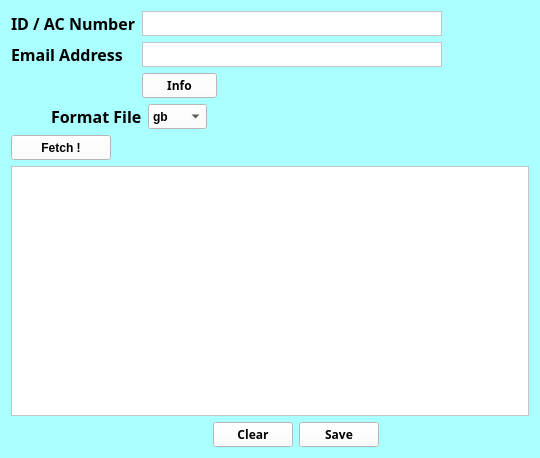
      <widget class="QWidget" name="entreznucleotide">
       <property name="styleSheet">
        <string notr="true">background-color: rgb(170, 255, 255);</string>
       </property>
       <attribute name="title">
        <string>Entrez Nucleotide</string>
       </attribute>
       <layout class="QFormLayout" name="formLayout_2">
        <item row="0" column="0" colspan="2">
         <layout class="QFormLayout" name="formLayout">
          <item row="0" column="0">
           <widget class="QLabel" name="label_id">
            <property name="font">
             <font>
              <family>Century Gothic</family>
              <pointsize>12</pointsize>
              <weight>75</weight>
              <bold>true</bold>
             </font>
            </property>
            <property name="text">
             <string>ID / AC Number</string>
            </property>
           </widget>
          </item>
          <item row="0" column="1">
           <widget class="QTextEdit" name="entrez_id">
            <property name="maximumSize">
             <size>
              <width>300</width>
              <height>25</height>
             </size>
            </property>
            <property name="styleSheet">
             <string notr="true">background-color: rgb(255, 255, 255);</string>
            </property>
           </widget>
          </item>
          <item row="1" column="0">
           <widget class="QLabel" name="label_email">
            <property name="font">
             <font>
              <family>Century Gothic</family>
              <pointsize>12</pointsize>
              <weight>75</weight>
              <bold>true</bold>
             </font>
            </property>
            <property name="text">
             <string>Email Address</string>
            </property>
           </widget>
          </item>
          <item row="1" column="1">
           <widget class="QTextEdit" name="entrez_email">
            <property name="maximumSize">
             <size>
              <width>300</width>
              <height>25</height>
             </size>
            </property>
            <property name="styleSheet">
             <string notr="true">background-color: rgb(255, 255, 255);</string>
            </property>
           </widget>
          </item>
          <item row="2" column="1">
           <widget class="QPushButton" name="entrez_info_2">
            <property name="maximumSize">
             <size>
              <width>75</width>
              <height>16777215</height>
             </size>
            </property>
            <property name="font">
             <font>
              <family>Century Gothic</family>
              <weight>75</weight>
              <bold>true</bold>
             </font>
            </property>
            <property name="styleSheet">
             <string notr="true">background-color: rgb(255, 255, 255);</string>
            </property>
            <property name="text">
             <string>Info</string>
            </property>
           </widget>
          </item>
         </layout>
        </item>
        <item row="2" column="0">
         <layout class="QHBoxLayout" name="horizontalLayout_4">
          <property name="leftMargin">
           <number>40</number>
          </property>
          <item>
           <widget class="QLabel" name="label_type">
            <property name="font">
             <font>
              <family>Century Gothic</family>
              <pointsize>12</pointsize>
              <weight>75</weight>
              <bold>true</bold>
             </font>
            </property>
            <property name="text">
             <string>Format File</string>
            </property>
           </widget>
          </item>
          <item>
           <widget class="QComboBox" name="spinner">
            <property name="sizePolicy">
             <sizepolicy hsizetype="Preferred" vsizetype="Fixed">
              <horstretch>0</horstretch>
              <verstretch>0</verstretch>
             </sizepolicy>
            </property>
            <property name="minimumSize">
             <size>
              <width>0</width>
              <height>25</height>
             </size>
            </property>
            <property name="font">
             <font>
              <weight>75</weight>
              <bold>true</bold>
             </font>
            </property>
            <property name="styleSheet">
             <string notr="true">background-color: rgb(255, 255, 255);</string>
            </property>
            <item>
             <property name="text">
              <string>gb</string>
             </property>
            </item>
            <item>
             <property name="text">
              <string>fasta</string>
             </property>
            </item>
           </widget>
          </item>
         </layout>
        </item>
        <item row="3" column="0">
         <widget class="QPushButton" name="entrez_fetch">
          <property name="enabled">
           <bool>true</bool>
          </property>
          <property name="sizePolicy">
           <sizepolicy hsizetype="Preferred" vsizetype="Fixed">
            <horstretch>0</horstretch>
            <verstretch>0</verstretch>
           </sizepolicy>
          </property>
          <property name="minimumSize">
           <size>
            <width>100</width>
            <height>25</height>
           </size>
          </property>
          <property name="maximumSize">
           <size>
            <width>16777215</width>
            <height>50</height>
           </size>
          </property>
          <property name="font">
           <font>
            <weight>75</weight>
            <bold>true</bold>
           </font>
          </property>
          <property name="styleSheet">
           <string notr="true">background-color: rgb(255, 255, 255);</string>
          </property>
          <property name="text">
           <string>Fetch !</string>
          </property>
         </widget>
        </item>
        <item row="4" column="0" colspan="2">
         <widget class="QTextEdit" name="entrez_info">
          <property name="sizePolicy">
           <sizepolicy hsizetype="Preferred" vsizetype="Preferred">
            <horstretch>0</horstretch>
            <verstretch>0</verstretch>
           </sizepolicy>
          </property>
          <property name="minimumSize">
           <size>
            <width>0</width>
            <height>250</height>
           </size>
          </property>
          <property name="maximumSize">
           <size>
            <width>16777215</width>
            <height>250</height>
           </size>
          </property>
          <property name="styleSheet">
           <string notr="true">background-color: rgb(255, 255, 255);</string>
          </property>
         </widget>
        </item>
        <item row="6" column="1">
         <layout class="QHBoxLayout" name="horizontalLayout_3">
          <property name="leftMargin">
           <number>0</number>
          </property>
          <property name="rightMargin">
           <number>150</number>
          </property>
          <item>
           <widget class="QPushButton" name="entrez_clear">
            <property name="font">
             <font>
              <family>Century Gothic</family>
              <weight>75</weight>
              <bold>true</bold>
             </font>
            </property>
            <property name="styleSheet">
             <string notr="true">background-color: rgb(255, 255, 255);</string>
            </property>
            <property name="text">
             <string>Clear</string>
            </property>
           </widget>
          </item>
          <item>
           <widget class="QPushButton" name="entrez_save">
            <property name="font">
             <font>
              <family>Century Gothic</family>
              <weight>75</weight>
              <bold>true</bold>
             </font>
            </property>
            <property name="styleSheet">
             <string notr="true">background-color: rgb(255, 255, 255);</string>
            </property>
            <property name="text">
             <string>Save</string>
            </property>
           </widget>
          </item>
         </layout>
        </item>
       </layout>
      </widget>
